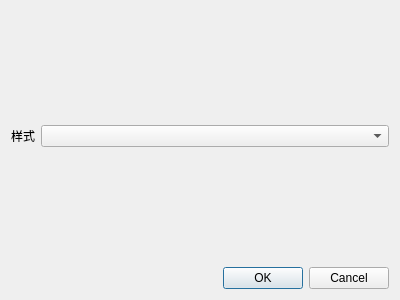
<?xml version="1.0" encoding="UTF-8"?>
<ui version="4.0">
 <class>StyleSheetDialog</class>
 <widget class="QDialog" name="StyleSheetDialog">
  <property name="geometry">
   <rect>
    <x>0</x>
    <y>0</y>
    <width>400</width>
    <height>300</height>
   </rect>
  </property>
  <property name="windowTitle">
   <string>Dialog</string>
  </property>
  <layout class="QGridLayout" name="gridLayout_2">
   <item row="0" column="0">
    <layout class="QGridLayout" name="gridLayout">
     <item row="3" column="1">
      <widget class="QDialogButtonBox" name="buttonBox">
       <property name="orientation">
        <enum>Qt::Horizontal</enum>
       </property>
       <property name="standardButtons">
        <set>QDialogButtonBox::Cancel|QDialogButtonBox::Ok</set>
       </property>
      </widget>
     </item>
     <item row="1" column="1">
      <widget class="QComboBox" name="comboBox"/>
     </item>
     <item row="2" column="1">
      <spacer name="verticalSpacer">
       <property name="orientation">
        <enum>Qt::Vertical</enum>
       </property>
       <property name="sizeHint" stdset="0">
        <size>
         <width>20</width>
         <height>40</height>
        </size>
       </property>
      </spacer>
     </item>
     <item row="1" column="0">
      <widget class="QLabel" name="label">
       <property name="text">
        <string>样式</string>
       </property>
      </widget>
     </item>
     <item row="0" column="1">
      <spacer name="verticalSpacer_2">
       <property name="orientation">
        <enum>Qt::Vertical</enum>
       </property>
       <property name="sizeHint" stdset="0">
        <size>
         <width>20</width>
         <height>40</height>
        </size>
       </property>
      </spacer>
     </item>
    </layout>
   </item>
  </layout>
 </widget>
 <resources/>
 <connections>
  <connection>
   <sender>buttonBox</sender>
   <signal>accepted()</signal>
   <receiver>StyleSheetDialog</receiver>
   <slot>accept()</slot>
   <hints>
    <hint type="sourcelabel">
     <x>248</x>
     <y>254</y>
    </hint>
    <hint type="destinationlabel">
     <x>157</x>
     <y>274</y>
    </hint>
   </hints>
  </connection>
  <connection>
   <sender>buttonBox</sender>
   <signal>rejected()</signal>
   <receiver>StyleSheetDialog</receiver>
   <slot>reject()</slot>
   <hints>
    <hint type="sourcelabel">
     <x>316</x>
     <y>260</y>
    </hint>
    <hint type="destinationlabel">
     <x>286</x>
     <y>274</y>
    </hint>
   </hints>
  </connection>
 </connections>
</ui>
